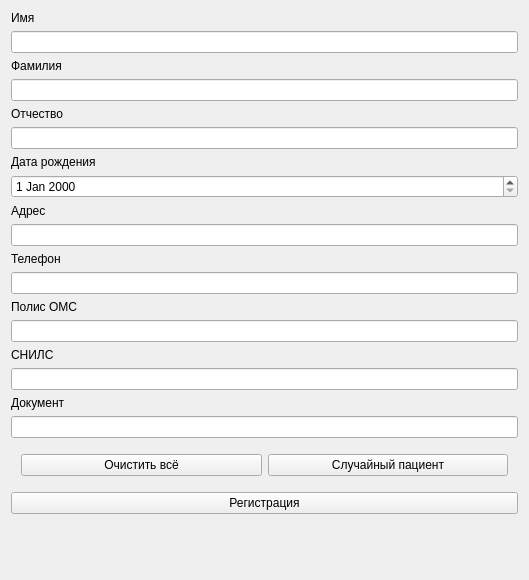
<?xml version="1.0" encoding="UTF-8"?>
<ui version="4.0">
 <class>Form</class>
 <widget class="QWidget" name="Form">
  <property name="geometry">
   <rect>
    <x>0</x>
    <y>0</y>
    <width>529</width>
    <height>580</height>
   </rect>
  </property>
  <property name="windowTitle">
   <string>Form</string>
  </property>
  <layout class="QVBoxLayout" name="verticalLayout_2">
   <item>
    <layout class="QVBoxLayout" name="verticalLayout">
     <item>
      <widget class="QLabel" name="label">
       <property name="text">
        <string>Имя</string>
       </property>
      </widget>
     </item>
     <item>
      <widget class="QLineEdit" name="firstname_patient"/>
     </item>
     <item>
      <widget class="QLabel" name="label_2">
       <property name="text">
        <string>Фамилия</string>
       </property>
      </widget>
     </item>
     <item>
      <widget class="QLineEdit" name="lastname_patient"/>
     </item>
     <item>
      <widget class="QLabel" name="label_3">
       <property name="text">
        <string>Отчество</string>
       </property>
      </widget>
     </item>
     <item>
      <widget class="QLineEdit" name="middle_name_patient"/>
     </item>
     <item>
      <widget class="QLabel" name="label_4">
       <property name="text">
        <string>Дата рождения</string>
       </property>
      </widget>
     </item>
     <item>
      <widget class="QDateEdit" name="date_of_birth_patient"/>
     </item>
     <item>
      <widget class="QLabel" name="label_5">
       <property name="text">
        <string>Адрес</string>
       </property>
      </widget>
     </item>
     <item>
      <widget class="QLineEdit" name="address_patient"/>
     </item>
     <item>
      <widget class="QLabel" name="label_6">
       <property name="text">
        <string>Телефон</string>
       </property>
      </widget>
     </item>
     <item>
      <widget class="QLineEdit" name="phone_patient"/>
     </item>
     <item>
      <widget class="QLabel" name="label_7">
       <property name="text">
        <string>Полис ОМС</string>
       </property>
      </widget>
     </item>
     <item>
      <widget class="QLineEdit" name="polis_oms_patient"/>
     </item>
     <item>
      <widget class="QLabel" name="label_8">
       <property name="text">
        <string>СНИЛС</string>
       </property>
      </widget>
     </item>
     <item>
      <widget class="QLineEdit" name="snils_patient"/>
     </item>
     <item>
      <widget class="QLabel" name="label_9">
       <property name="text">
        <string>Документ</string>
       </property>
      </widget>
     </item>
     <item>
      <widget class="QLineEdit" name="document_patient"/>
     </item>
     <item>
      <layout class="QHBoxLayout" name="horizontalLayout_2">
       <property name="leftMargin">
        <number>10</number>
       </property>
       <property name="topMargin">
        <number>10</number>
       </property>
       <property name="rightMargin">
        <number>10</number>
       </property>
       <property name="bottomMargin">
        <number>10</number>
       </property>
       <item>
        <widget class="QPushButton" name="clear_all_button">
         <property name="text">
          <string>Очистить всё</string>
         </property>
        </widget>
       </item>
       <item>
        <widget class="QPushButton" name="get_random_patient_button">
         <property name="text">
          <string>Случайный пациент</string>
         </property>
        </widget>
       </item>
      </layout>
     </item>
     <item>
      <widget class="QPushButton" name="registration_button">
       <property name="text">
        <string>Регистрация</string>
       </property>
      </widget>
     </item>
     <item>
      <spacer name="verticalSpacer">
       <property name="orientation">
        <enum>Qt::Vertical</enum>
       </property>
       <property name="sizeHint" stdset="0">
        <size>
         <width>20</width>
         <height>40</height>
        </size>
       </property>
      </spacer>
     </item>
    </layout>
   </item>
  </layout>
 </widget>
 <resources/>
 <connections/>
</ui>
